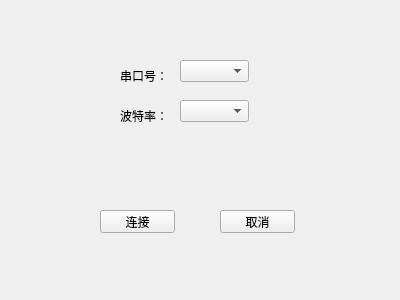
<?xml version="1.0" encoding="UTF-8"?>
<ui version="4.0">
 <class>Form</class>
 <widget class="QWidget" name="Form">
  <property name="geometry">
   <rect>
    <x>0</x>
    <y>0</y>
    <width>400</width>
    <height>300</height>
   </rect>
  </property>
  <property name="windowTitle">
   <string>串口设置</string>
  </property>
  <widget class="QLabel" name="label">
   <property name="geometry">
    <rect>
     <x>120</x>
     <y>70</y>
     <width>54</width>
     <height>12</height>
    </rect>
   </property>
   <property name="text">
    <string>串口号：</string>
   </property>
  </widget>
  <widget class="QLabel" name="label_2">
   <property name="geometry">
    <rect>
     <x>120</x>
     <y>110</y>
     <width>54</width>
     <height>12</height>
    </rect>
   </property>
   <property name="text">
    <string>波特率：</string>
   </property>
  </widget>
  <widget class="QComboBox" name="comboBox">
   <property name="geometry">
    <rect>
     <x>180</x>
     <y>60</y>
     <width>69</width>
     <height>22</height>
    </rect>
   </property>
  </widget>
  <widget class="QComboBox" name="comboBox_2">
   <property name="geometry">
    <rect>
     <x>180</x>
     <y>100</y>
     <width>69</width>
     <height>22</height>
    </rect>
   </property>
  </widget>
  <widget class="QPushButton" name="pushButton">
   <property name="geometry">
    <rect>
     <x>100</x>
     <y>210</y>
     <width>75</width>
     <height>23</height>
    </rect>
   </property>
   <property name="text">
    <string>连接</string>
   </property>
  </widget>
  <widget class="QPushButton" name="pushButton_2">
   <property name="geometry">
    <rect>
     <x>220</x>
     <y>210</y>
     <width>75</width>
     <height>23</height>
    </rect>
   </property>
   <property name="text">
    <string>取消</string>
   </property>
  </widget>
 </widget>
 <resources/>
 <connections/>
</ui>
